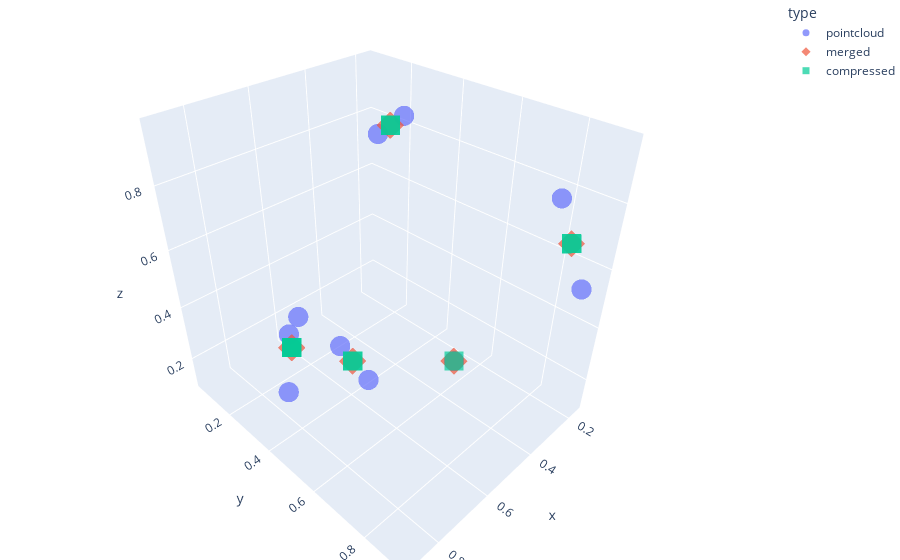

The cell this chart's notebook holds for it:
### Code cell
pcshowmulti(pointcloud =pointcloud[0], merged = merged[0], compressed = compressed[0],pointsize=7)

### Figure 1 — Plotly figure (JSON) as saved in the notebook; plotly's stock layout.template omitted (floating-point values rounded to 4 significant figures)
{"data": [{"hovertemplate": "type=pointcloud<br>x=%{x}<br>y=%{y}<br>z=%{z}<extra></extra>", "legendgroup": "pointcloud", "marker": {"color": "#636efa", "opacity": 0.7, "size": 7, "symbol": "circle"}, "mode": "markers", "name": "pointcloud", "scene": "scene", "showlegend": true, "type": "scatter3d", "x": [0.5734, 0.1603, 0.4035, 0.6898, 0.7382, 0.3897, 0.2364, 0.5382, 0.7684, 0.8994], "y": [0.05035, 0.7733, 0.4227, 0.2777, 0.5204, 0.3118, 0.9153, 0.747, 0.3008, 0.8004], "z": [0.1082, 0.7592, 0.958, 0.3779, 0.4428, 0.8707, 0.573, 0.4065, 0.1412, 0.6181]}, {"hovertemplate": "type=merged<br>x=%{x}<br>y=%{y}<br>z=%{z}<extra></extra>", "legendgroup": "merged", "marker": {"color": "#EF553B", "opacity": 0.7, "size": 7, "symbol": "diamond"}, "mode": "markers", "name": "merged", "scene": "scene", "showlegend": true, "type": "scatter3d", "x": [0.1983, 0.6772, 0.3966, 0.5382, 0.8188], "y": [0.8443, 0.2096, 0.3672, 0.747, 0.6604], "z": [0.6661, 0.2091, 0.9144, 0.4065, 0.5305]}, {"hovertemplate": "type=compressed<br>x=%{x}<br>y=%{y}<br>z=%{z}<extra></extra>", "legendgroup": "compressed", "marker": {"color": "#00cc96", "opacity": 0.7, "size": 7, "symbol": "square"}, "mode": "markers", "name": "compressed", "scene": "scene", "showlegend": true, "type": "scatter3d", "x": [0.6772, 0.1983, 0.3966, 0.6772, 0.8188, 0.3966, 0.1983, 0.5382, 0.6772, 0.8188], "y": [0.2096, 0.8443, 0.3672, 0.2096, 0.6604, 0.3672, 0.8443, 0.747, 0.2096, 0.6604], "z": [0.2091, 0.6661, 0.9144, 0.2091, 0.5305, 0.9144, 0.6661, 0.4065, 0.2091, 0.5305]}], "layout": {"legend": {"title": {"text": "type"}, "tracegroupgap": 0}, "margin": {"b": 0, "l": 0, "r": 0, "t": 0}, "scene": {"domain": {"x": [0, 1], "y": [0, 1]}, "xaxis": {"title": {"text": "x"}}, "yaxis": {"title": {"text": "y"}}, "zaxis": {"title": {"text": "z"}}}}}
